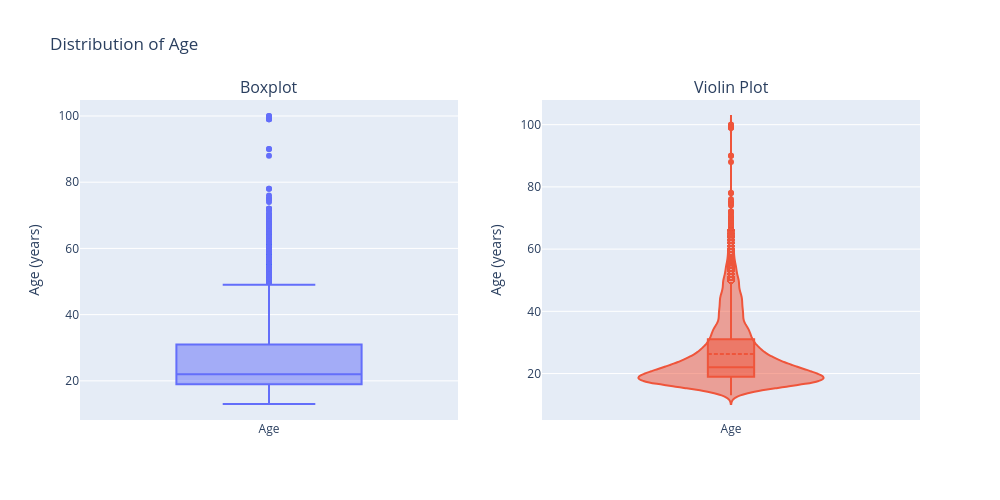

This figure's notebook cell:
### Markdown cell above
### 9.2.2. Distribution of age

### Code cell
fig = make_subplots(
    rows=1,
    cols=2,
    subplot_titles=("Boxplot", "Violin Plot")
)

# Boxplot
fig.add_trace(
    go.Box(
        y=X_train["age"],
        name="Age",
        boxpoints="outliers"
    ),
    row=1,
    col=1
)

# Violin plot
fig.add_trace(
    go.Violin(
        y=X_train["age"],
        name="Age",
        box_visible=True,
        meanline_visible=True,
        points="suspectedoutliers"
    ),
    row=1,
    col=2
)

fig.update_layout(
    title="Distribution of Age",
    showlegend=False,
    width=1000,
    height=500
)

fig.update_yaxes(
    title_text="Age (years)",
    row=1,
    col=1
)

fig.update_yaxes(
    title_text="Age (years)",
    row=1,
    col=2
)

fig.show()

### Figure 1 — Plotly figure (JSON) as saved in the notebook; plotly's stock layout.template omitted (floating-point values rounded to 4 significant figures; data arrays with more than 128 entries replaced by an {"elided": "..."} marker saying what was removed)
{"data": [{"boxpoints": "outliers", "name": "Age", "type": "box", "xaxis": "x", "y": {"elided": "14148 float values"}, "yaxis": "y"}, {"box": {"visible": true}, "meanline": {"visible": true}, "name": "Age", "points": "suspectedoutliers", "type": "violin", "xaxis": "x2", "y": {"elided": "14148 float values"}, "yaxis": "y2"}], "layout": {"annotations": [{"font": {"size": 16}, "showarrow": false, "text": "Boxplot", "x": 0.225, "xanchor": "center", "xref": "paper", "y": 1, "yanchor": "bottom", "yref": "paper"}, {"font": {"size": 16}, "showarrow": false, "text": "Violin Plot", "x": 0.775, "xanchor": "center", "xref": "paper", "y": 1, "yanchor": "bottom", "yref": "paper"}], "height": 500, "showlegend": false, "title": {"text": "Distribution of Age"}, "width": 1000, "xaxis": {"anchor": "y", "domain": [0, 0.45]}, "xaxis2": {"anchor": "y2", "domain": [0.55, 1]}, "yaxis": {"anchor": "x", "domain": [0, 1], "title": {"text": "Age (years)"}}, "yaxis2": {"anchor": "x2", "domain": [0, 1], "title": {"text": "Age (years)"}}}}
